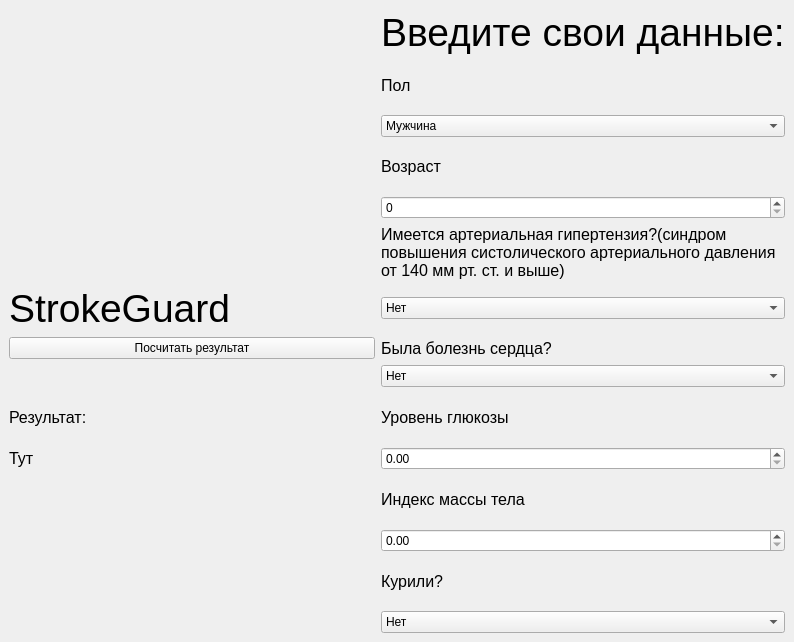
<?xml version="1.0" encoding="UTF-8"?>
<ui version="4.0">
 <class>MainWindow</class>
 <widget class="QMainWindow" name="MainWindow">
  <property name="geometry">
   <rect>
    <x>0</x>
    <y>0</y>
    <width>794</width>
    <height>642</height>
   </rect>
  </property>
  <property name="windowTitle">
   <string>MainWindow</string>
  </property>
  <widget class="QWidget" name="centralwidget">
   <layout class="QGridLayout" name="gridLayout_2">
    <item row="1" column="0">
     <layout class="QGridLayout" name="gridLayout">
      <item row="5" column="1">
       <widget class="QSpinBox" name="spinBox"/>
      </item>
      <item row="10" column="1">
       <widget class="QLabel" name="label_6">
        <property name="font">
         <font>
          <pointsize>12</pointsize>
         </font>
        </property>
        <property name="text">
         <string>Уровень глюкозы</string>
        </property>
       </widget>
      </item>
      <item row="2" column="1">
       <widget class="QLabel" name="label">
        <property name="font">
         <font>
          <pointsize>12</pointsize>
         </font>
        </property>
        <property name="text">
         <string>Пол</string>
        </property>
       </widget>
      </item>
      <item row="7" column="1">
       <widget class="QComboBox" name="comboBox_2">
        <item>
         <property name="text">
          <string>Нет</string>
         </property>
        </item>
        <item>
         <property name="text">
          <string>Да</string>
         </property>
        </item>
       </widget>
      </item>
      <item row="9" column="1">
       <widget class="QComboBox" name="comboBox_4">
        <item>
         <property name="text">
          <string>Нет</string>
         </property>
        </item>
        <item>
         <property name="text">
          <string>Да</string>
         </property>
        </item>
       </widget>
      </item>
      <item row="3" column="1">
       <widget class="QComboBox" name="comboBox">
        <item>
         <property name="text">
          <string>Мужчина</string>
         </property>
        </item>
        <item>
         <property name="text">
          <string>Женщина</string>
         </property>
        </item>
       </widget>
      </item>
      <item row="6" column="1">
       <widget class="QLabel" name="label_2">
        <property name="font">
         <font>
          <pointsize>12</pointsize>
         </font>
        </property>
        <property name="text">
         <string>Имеется артериальная гипертензия?(синдром повышения систолического артериального давления от 140 мм рт. ст. и выше)</string>
        </property>
        <property name="scaledContents">
         <bool>false</bool>
        </property>
        <property name="wordWrap">
         <bool>true</bool>
        </property>
       </widget>
      </item>
      <item row="8" column="1">
       <widget class="QLabel" name="label_5">
        <property name="font">
         <font>
          <pointsize>12</pointsize>
         </font>
        </property>
        <property name="text">
         <string>Была болезнь сердца?</string>
        </property>
       </widget>
      </item>
      <item row="4" column="1">
       <widget class="QLabel" name="label_3">
        <property name="font">
         <font>
          <pointsize>12</pointsize>
         </font>
        </property>
        <property name="text">
         <string>Возраст</string>
        </property>
       </widget>
      </item>
      <item row="11" column="1">
       <widget class="QDoubleSpinBox" name="doubleSpinBox">
        <property name="maximum">
         <double>1000.990000000000009</double>
        </property>
       </widget>
      </item>
      <item row="12" column="1">
       <widget class="QLabel" name="label_7">
        <property name="font">
         <font>
          <pointsize>12</pointsize>
         </font>
        </property>
        <property name="text">
         <string>Индекс массы тела</string>
        </property>
       </widget>
      </item>
      <item row="13" column="1">
       <widget class="QDoubleSpinBox" name="doubleSpinBox_2">
        <property name="maximum">
         <double>1000.990000000000009</double>
        </property>
       </widget>
      </item>
      <item row="14" column="1">
       <widget class="QLabel" name="label_8">
        <property name="font">
         <font>
          <pointsize>12</pointsize>
         </font>
        </property>
        <property name="text">
         <string>Курили?</string>
        </property>
       </widget>
      </item>
      <item row="15" column="1">
       <widget class="QComboBox" name="comboBox_3">
        <item>
         <property name="text">
          <string>Нет</string>
         </property>
        </item>
        <item>
         <property name="text">
          <string>Да</string>
         </property>
        </item>
       </widget>
      </item>
      <item row="1" column="1">
       <widget class="QLabel" name="label_4">
        <property name="font">
         <font>
          <pointsize>29</pointsize>
         </font>
        </property>
        <property name="text">
         <string>Введите свои данные:</string>
        </property>
       </widget>
      </item>
      <item row="7" column="0">
       <widget class="QLabel" name="label_9">
        <property name="font">
         <font>
          <pointsize>29</pointsize>
         </font>
        </property>
        <property name="text">
         <string>StrokeGuard</string>
        </property>
       </widget>
      </item>
      <item row="8" column="0">
       <widget class="QPushButton" name="pushButton">
        <property name="text">
         <string>Посчитать результат</string>
        </property>
       </widget>
      </item>
      <item row="10" column="0">
       <widget class="QLabel" name="label_10">
        <property name="font">
         <font>
          <pointsize>12</pointsize>
         </font>
        </property>
        <property name="text">
         <string>Результат:</string>
        </property>
       </widget>
      </item>
      <item row="11" column="0">
       <widget class="QLabel" name="label_11">
        <property name="font">
         <font>
          <pointsize>12</pointsize>
         </font>
        </property>
        <property name="text">
         <string>Тут</string>
        </property>
       </widget>
      </item>
     </layout>
    </item>
   </layout>
  </widget>
 </widget>
 <resources/>
 <connections/>
</ui>
